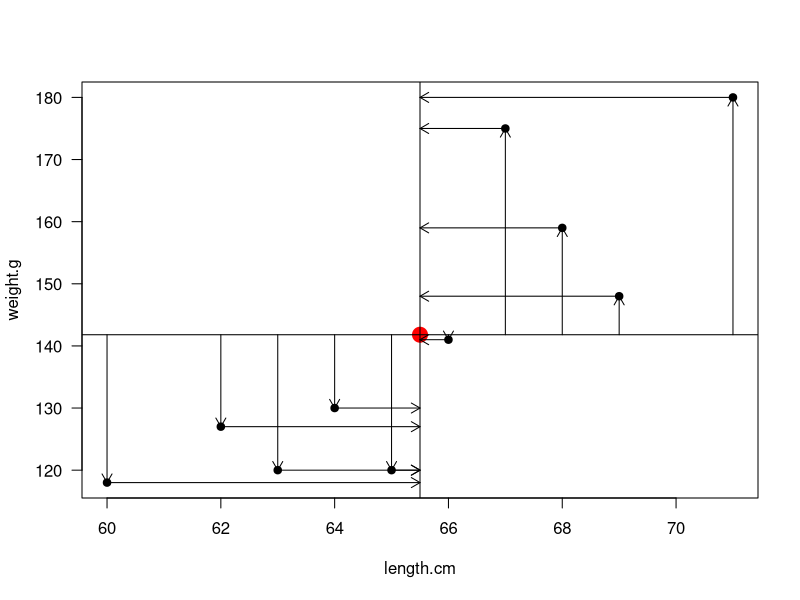
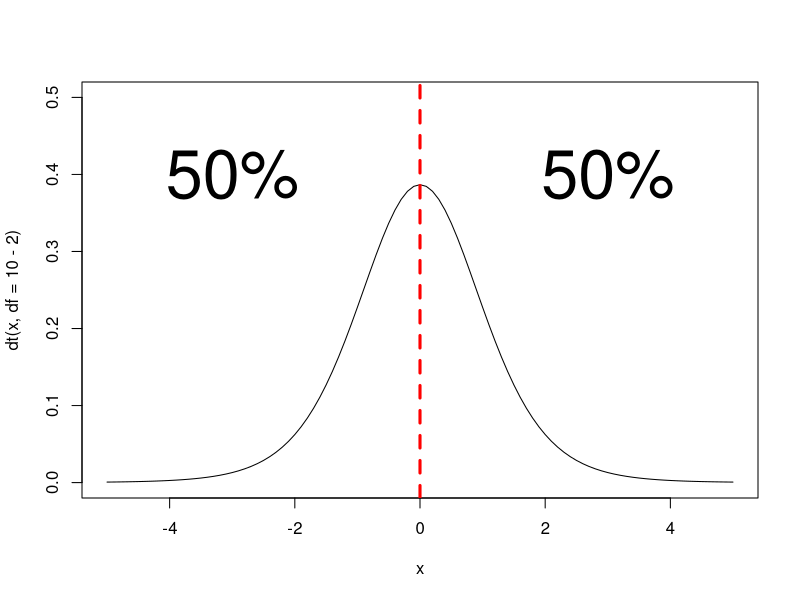
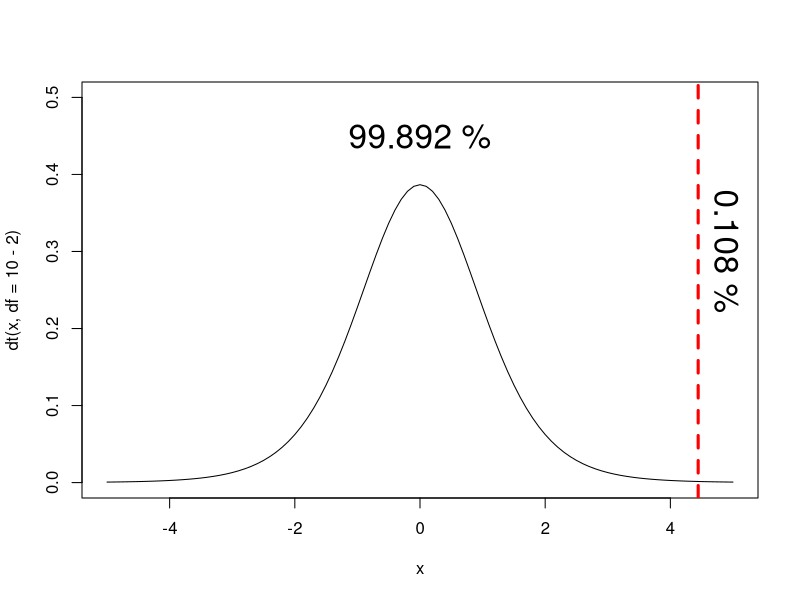
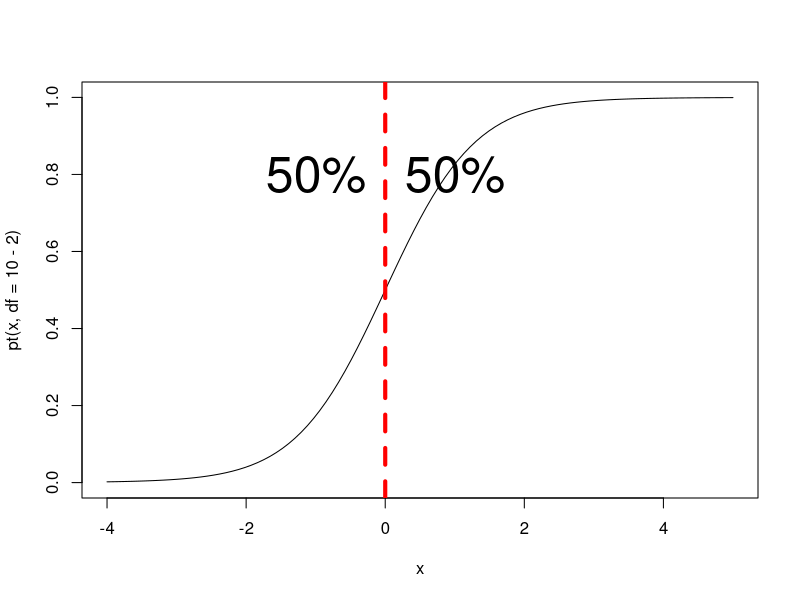
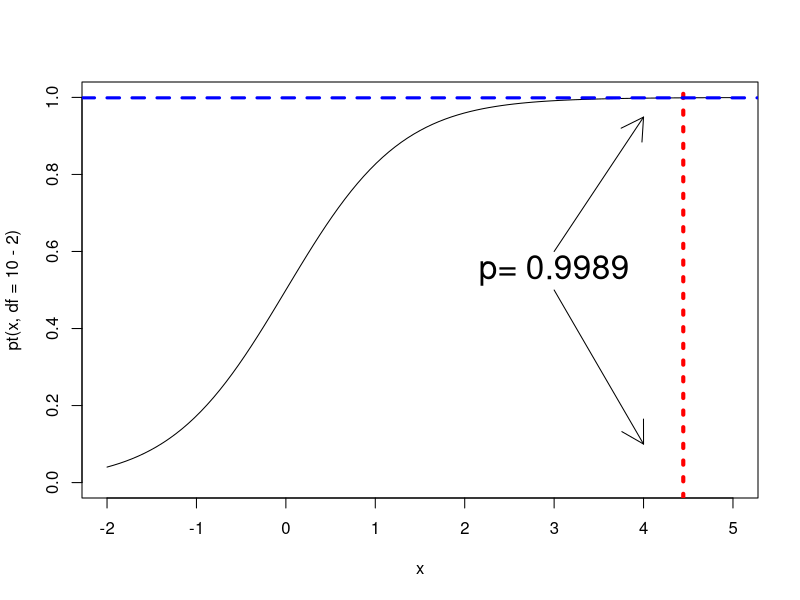
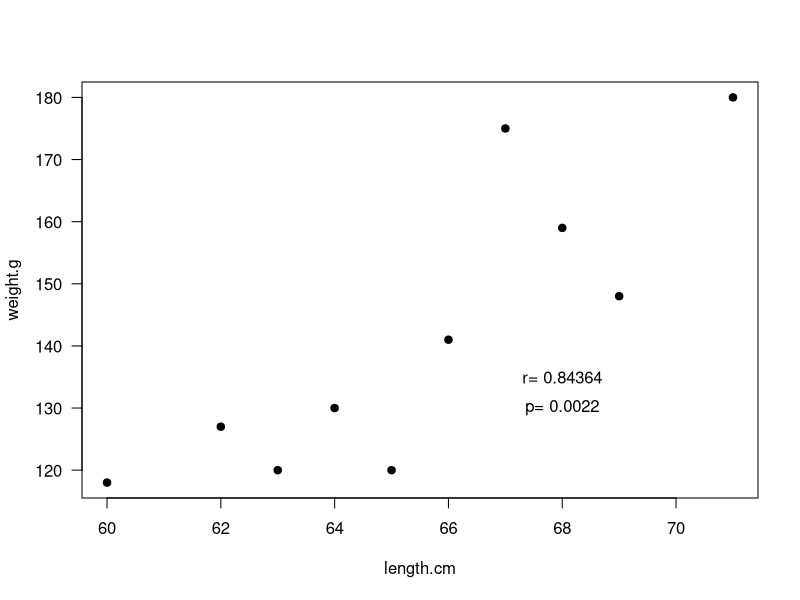

Write the R code that produced these figures, in order. (Note: this script raises an error after producing the figures.)
###Week 7####


length.cm<-c(64,69,71,67,63,62,66,60,65,68)
weight.g<-c(130,148,180,175,120,127,141,118,120,159)


cbind(length.cm,weight.g)

plot(length.cm,weight.g,pch=19,las=1);points(mean(length.cm),mean(weight.g),pch=19,cex=2,col="red")
arrows(x0 = length.cm,y0 = mean(weight.g),x1 = length.cm,y1 = weight.g,length = .1)
abline(h=mean(weight.g))
abline(v=mean(length.cm))
arrows(x0 = length.cm,y0 = weight.g,x1 = mean(length.cm),y1 = weight.g,length = .1)

length.minus.mean<-length.cm-mean(length.cm)
weight.minus.mean<-weight.g-mean(weight.g)


cbind(length.cm,weight.g,length.minus.mean,weight.minus.mean)
product<-length.minus.mean*weight.minus.mean
sum.product<-sum(product)
Covariance<-sum.product/(length(weight.g)-1)
cov(length.cm,weight.g)

length.in<-length.cm/2.54
weight.lbs<-weight.g*0.00220462
cov(scale(length.in),scale(weight.lbs))
cov(scale(length.cm),scale(weight.g))
r<-cor(length.in,weight.g)


#Fisher's r to z
z<-0.5*log((1+r)/(1-r))
sigmaz<-sqrt(1/(10-3)) #n=10


upperz<-z+sigmaz*1.96#
lowerz<-z-sigmaz*1.96#

upperz<-z+sigmaz*qnorm(0.975)#
lowerz<-z-sigmaz*qnorm(0.975)#

R<-(exp(2*z)-1)/(exp(2*z)+1)
upper<-(exp(2*upperz)-1)/(exp(2*upperz)+1)
lower<-(exp(2*lowerz)-1)/(exp(2*lowerz)+1)

cor.test(length.cm,weight.g)

SEr <- sqrt((1-cor(weight.g,length.cm)^2 )/(10-2))
t.stat <- cor(weight.g,length.cm)/SEr
one.tailed.p<-pt(t.stat,df=8,lower.tail=FALSE)

t.stat.n <- (cor(weight.g,length.cm)-0.6)/SEr
one.tailed.pn<-pt(t.stat.n,df=8,lower.tail=FALSE)


one.tailed.p<-1-pt(t.stat,df=10-2);
par(mfrow=c(1,1))
curve(dt(x,df=10-2),xlim=c(-5,5),ylim=c(0,0.5))
abline(v=0,lty=2,col="red",lwd=3)
text(-3,0.4,"50%",cex=4)
text(3,0.4,"50%",cex=4)

curve(dt(x,df=10-2),xlim=c(-5,5),ylim=c(0,0.5))
abline(v=t.stat,lty=2,col="red",lwd=3)
text(0,0.45,paste(round(pt(t.stat,df=10-2)*100,digits=3),"%"),cex=2)
text(4.9,0.3,paste(round((1-pt(t.stat,df=10-2))*100,digits=3),"%"),cex=2,srt=270)


curve(pt(x,df=10-2),xlim=c(-4,5),ylim=c(0,1))
abline(v=0,lty=2,lwd=4,col="red")
text(-1,0.8,"50%",cex=3)
text(1,0.8,"50%",cex=3)



curve(pt(x,df=10-2),xlim=c(-2,5),ylim=c(0,1))
abline(v=t.stat,lty=3,lwd=4,col="red")
p.value<-2*one.tailed.p
abline(h=pt(t.stat,df=10-2),lty=2,lwd=3,col="blue")
arrows(3,0.6,4,pt(t.stat,df=10-2)-0.05)
arrows(3,0.5,4,0.1)
text(3,0.55,paste("p=",round(pt(t.stat,df=10-2),digits=4)),cex=2)

pt(t.stat,df=10-2,lower.tail=FALSE)#one tailed p-value
2*one.tailed.p#two tailed p value

Correlation<-cor(weight.g,length.cm)
plot(length.cm,weight.g,pch=19,las=1)
text(68,135,paste("r=",round(Correlation,digits=5)),cex=1)
text(68,130,paste("p=",round(p.value,digits=4)),cex=1)

#calculate p-value
sr<-sqrt((1-R^2)/(n-2))
tstat<-R/sr
pval<-pt(tstat,n-2,lower.tail=FALSE)*2


cat("\n\n\nr=",r,"\nupper 95% CI",upper,"\nlower 95% CI",lower,"\n\nstandard error of r:",sr,"\n\nt =",tstat,"\ndf=",n-2,"\np=",pval,"\n\n")

cor(length.cm,weight.g)
cor.test(length.cm,weight.g)

####So with r and n, we can test hypotheses about r without even having the raw data
# suppose n=20 and r=0.8
#95% CI of r

z<-0.5*log((1+0.8)/(1-0.8))
sigma.z <- sqrt(1/(20-3))

upper <- z + sigma.z*1.96
lower <- z - sigma.z*1.96

# translate back to r
upper.r<-(exp(2*upper )-1)/(exp(2*upper )+1)
lower.r<-(exp(2*lower)-1)/(exp(2*lower)+1)

# calculate t
se.r<-sqrt((1-0.8^2)/18)
t.r <- 0.8/ se.r
pt(t.r,18,lower.tail=FALSE)*2



####Power

library(pwr)
pwr.r.test(n=10,r=0.844,sig.level=0.05)
pwr.r.test(r=0.444,sig.level=0.05,power=.8)
pwr.r.test(n=5,sig.level=0.05,power=.8)

###Non parametric

# spearman vs. pearson
#spearman is often called a non-parametric correlation
#spearman correlation is simply the Pearson Product Moment correlation of rank transformed data

cor.test(length.cm,weight.g,method="spearman")
cor.test(rank(length.cm),rank(weight.g),method="pearson")

#Kendal Tau - another type of "non-parametric correlation" - a measure of discordance
# = (C-D)/(C+D)
# Concordance is the number of rankings that are above the focal ranking (the second column)
X<-c(1,2,3,4,5,6,7,8,9,10,11,12)
Y<-c(2,1,4,3,6,5,8,7,10,9,12,11)
dat<-cbind(X,Y)# for 1, there are 10 rankings higher than 2  for 2, there are 10 rankings higher than 1  for 4, there are 8 rankings higher and so on...
#Concordant:how many larger ranks are below a certain rank
Concordant<-c(10,10,8,8,6,6,4,4,2,2,0,NA)# add NA for showing cbind dat - NA means no assignment
#Discordant: how many smaller ranks are are below a certain rank
Discordant<-c(1,0,1,0,1,0,1,0,1,0,1,NA)
cbind(dat,Concordant,Discordant)
C<-c(10,10,8,8,6,6,4,4,2,2,0)# 
D<-c(1,0,1,0,1,0,1,0,1,0,1)
tau<-(sum(C)-sum(D))/(sum(C)+sum(D))
cor(X,Y,method="kendall")



####Linear Models

wingspan<-c(17.7,18.7,17.2,20.1,19.1,17.7,18.9,19.8,15.8,19.5)
speed<-c(8.26,7.45,6.95,8.53,9.37,8.49,9.7,9.09,7.34,9.69)


slope<-cov(wingspan,speed)/var(wingspan)

BirdMod<-lm(speed~wingspan)
BirdMod
max(wingspan)
model.matrix(BirdMod)
names(BirdMod)
ssmod<-sum((BirdMod$fitted.values-mean(speed))^2)
totalSS<-sum((speed-mean(speed))^2)
summary(BirdMod)
#R^2 why?
cor(speed,BirdMod$fitted.values)^2#thats why
t.score<-0.5072/0.1922
anova(BirdMod)
hist(BirdMod$residuals)
plot(BirdMod)


####Null F distribution
treatment<-c(rep("A",13),rep("B",13),rep("C",13))
Fscore<-NA
for(i in 1:10000){
  A<-rnorm(13)
  B<-rnorm(13)
  C<-rnorm(13)
  response<-c(A,B,C)
  mod<-lm(response~treatment)
  MSmod<-(sum((mod$fitted.values-mean(response))^2))/2
  MSres<-(sum((response-mod$fitted.values)^2))/36
  Fscore[i]<-MSmod/MSres
}
hist(Fscore)
curve(df(x,1,20),xlim = c(0,10),lwd=3)
curve(df(x,2,20),xlim = c(0,10),col="#E69F00",add = T,lwd=3)
curve(df(x,7,20),xlim = c(0,10),col="#56B4E9",add=T,lwd=3)
